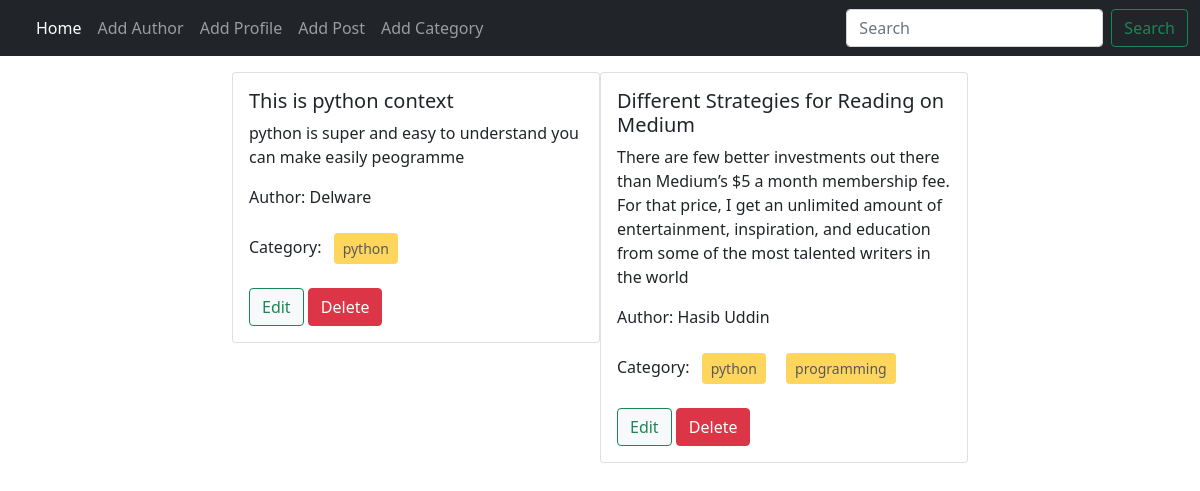
The app's page /, older data.
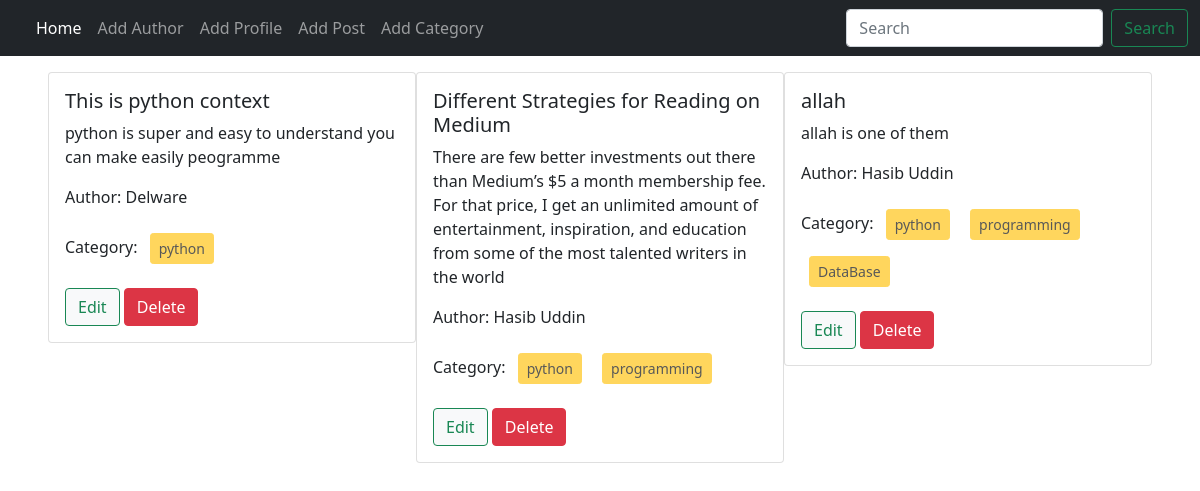
The same page, newer data.
### Post/models.py (models this page shows, shortened)
class post(models.Model):
    title = models.CharField(max_length=100)
    content =models.TextField()
    categori = models.ManyToManyField(category)
    author = models.ForeignKey(Author,on_delete=models.CASCADE)

### author/models.py (models this page shows, shortened)
class Author(models.Model):
    name = models.CharField(max_length=50)
    Bio = models.TextField()
    phone_no = models.CharField(max_length=20)

### Category/models.py (models this page shows, shortened)
class category(models.Model):
    name = models.CharField(max_length=50)

### BLOG_PROJECT/views.py (the view)
# urls.py: 2. Add a URL to urlpatterns:  path('', views.home, name='home')
def home(request):
    data = post.objects.all()
    return render(request,'home.html',{'data':data})

### templates/home.html
{% extends "base.html" %}
{% block  content %}
<div class="d-flex flex-wrap justify-content-center px-5 pt-3">
  {% for i in data %}
  <div class="col-sm-4">
    <div class="card gap-3">
      <div class="card-body ">
        <h5 class="card-title">{{i.title}}</h5>
        <p class="card-text">{{i.content}}</p>
        <p>Author: {{i.author.name}} </p>
        <p>
          Category:{% for cat in i.categori.all %}
          <button class="btn btn-warning btn-sm m-2"disabled> {{cat.name}} </button>
          {% endfor %}
        </p>
        <a href="{% url "edit_post" i.id %}"  class="btn btn-light btn-outline-success">Edit</a>
        <a href="{% url 'delete_post' i.id %}" class="btn btn-danger" >Delete</a>
      </div>
    </div>
  </div>
{% endfor %}
{% endblock %}

Row changes from the older to the newer data that the page shows:
added post: title "allah", content "allah is one of them", author.name "Hasib Uddin", category (name "python"), category (name "programming")
now on this page (row unchanged): category: name "DataBase", shown under "allah"
